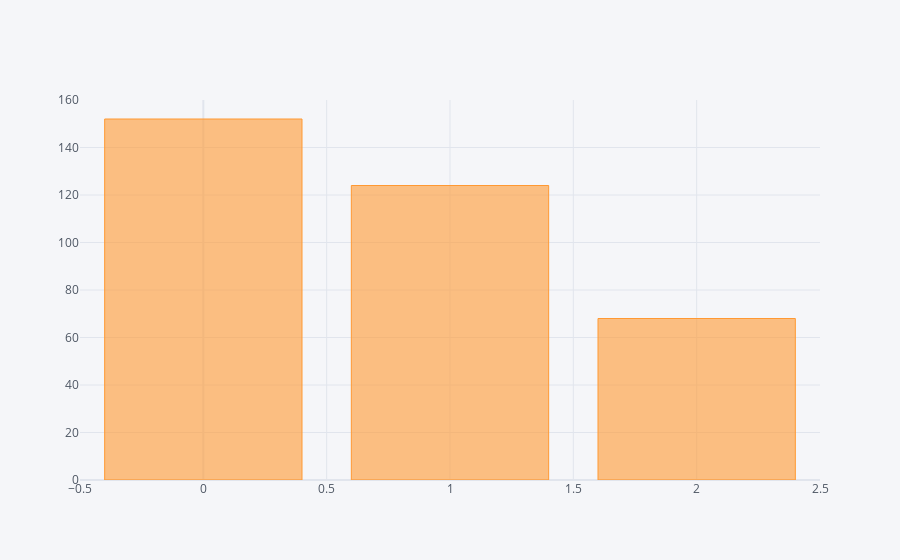

The notebook cell this image was saved under:
### Markdown cell above
# Visualizations

### Code cell
df['Species'].value_counts().iplot(kind='bar')

### Figure 1 — Plotly figure (JSON) as saved in the notebook; plotly's stock layout.template omitted (floating-point values rounded to 4 significant figures)
{"data": [{"marker": {"color": "rgba(255, 153, 51, 0.6)", "line": {"color": "rgba(255, 153, 51, 1.0)", "width": 1}}, "name": "Species", "orientation": "v", "text": "", "type": "bar", "x": [0, 1, 2], "y": [152, 124, 68]}], "layout": {"legend": {"bgcolor": "#F5F6F9", "font": {"color": "#4D5663"}}, "paper_bgcolor": "#F5F6F9", "plot_bgcolor": "#F5F6F9", "title": {"font": {"color": "#4D5663"}}, "xaxis": {"gridcolor": "#E1E5ED", "showgrid": true, "tickfont": {"color": "#4D5663"}, "title": {"font": {"color": "#4D5663"}, "text": ""}, "zerolinecolor": "#E1E5ED"}, "yaxis": {"gridcolor": "#E1E5ED", "showgrid": true, "tickfont": {"color": "#4D5663"}, "title": {"font": {"color": "#4D5663"}, "text": ""}, "zerolinecolor": "#E1E5ED"}}}
